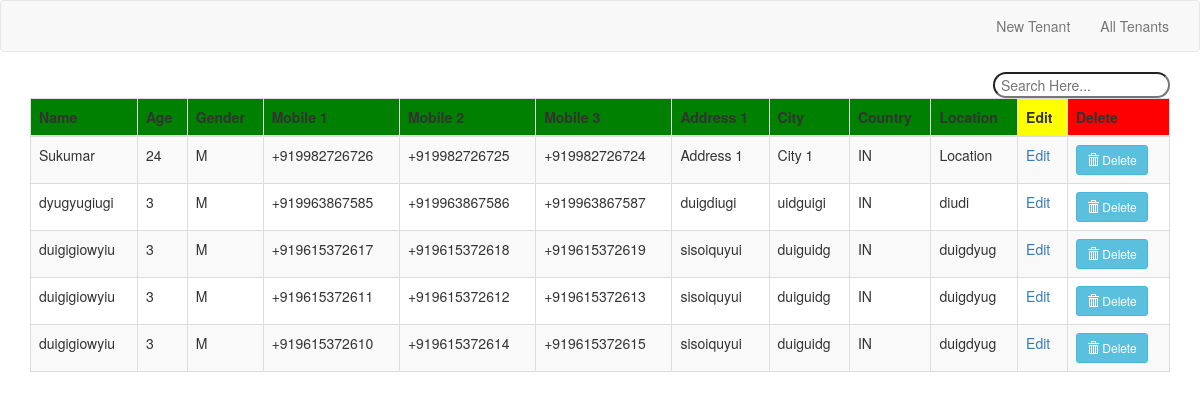
The page /tenant_app/all_tenants on the database as committed earlier.
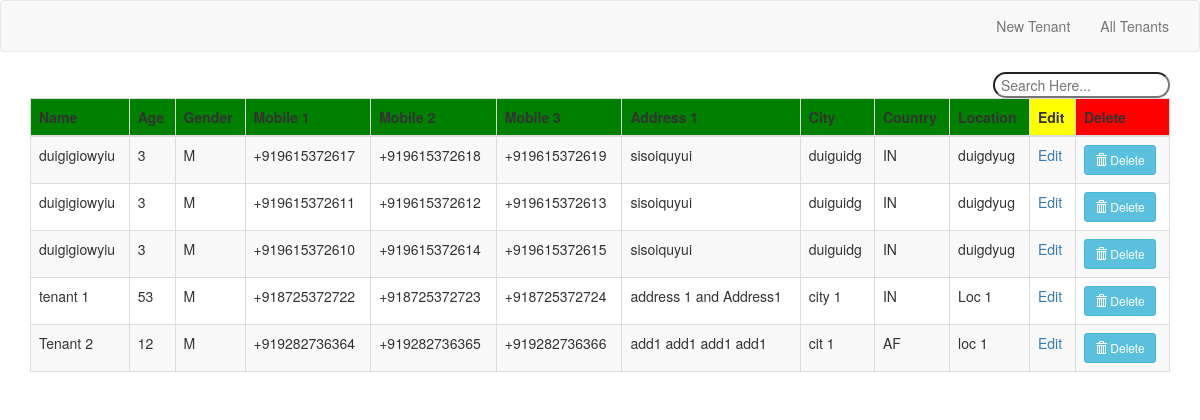
The same page on the database as committed later.
### tenant_app/models.py (models this page shows)
class Tenant(models.Model):
    name = models.CharField(max_length = 30, blank=False)
    age = models.IntegerField(validators=[MinValueValidator(0), MaxValueValidator(150)], blank=False)
    gender = models.CharField(max_length=6, choices=gender_choice, blank=False)
    mobile_1 = PhoneNumberField(null=False, blank=False, unique=True)
    mobile_2 = PhoneNumberField(null=False, blank=False, unique=True)
    mobile_3 = PhoneNumberField(null=False, blank=False, unique=True)
    address_1 = models.CharField(max_length=100, blank=False)
    city = models.CharField(max_length=20, blank=False)
    country = CountryField(blank=False)
    location = models.CharField(max_length=20, blank=False)

### tenant_app/views.py (the view)
# urls.py: re_path('all_tenants', views.all_tenants, name = 'all-tenants'),
def all_tenants(request):
    tenants = Tenant.objects.all()
    page = request.GET.get('page', 1)
    paginator = Paginator(tenants, 100)
    try:
        tenants = paginator.page(page)
    except PageNotAnInteger:
        tenants = paginator.page(1)
    except EmptyPage:
        tenants = paginator.page(paginator.num_pages)
    return render(request, 'tenant_app/tenants_list.html', {'tenants':tenants})

### tenant_app/templates/tenant_app/tenants_list.html (shortened to what this page needs)
{% extends 'tenant_app/base.html' %}
{% block content %}
<div class="container">
    <div class="input-field" align="right">
        <input type="text" style="-webkit-border-radius:20px;-moz-border-radius:20px;border-radius:20px;" id="myInput"
               onkeyup="myFunction()" placeholder=" Search Here... ">
    </div>
    <table class="table table-bordered table-striped" id="myTable">
        <thead>
        <tr bgcolor="green">
            <th>Name</th>
            <th>Age</th>
            <th>Gender</th>
            <th>Mobile 1</th>
            <th>Mobile 2</th>
            <th>Mobile 3</th>
            <th>Address 1</th>
            <th>City</th>
            <th>Country</th>
            <th>Location</th>
            <th bgcolor="yellow">Edit</th>
            <th bgcolor="red">Delete</th>
        </tr>
        </thead>
        <tbody>
        {% for tenant in tenants %}
        <tr>
            <td> {{ tenant.name }}</td>
            <td> {{ tenant.age }}</td>
            <td> {{ tenant.gender }}</td>
            <td> {{ tenant.mobile_1 }}</td>
            <td> {{ tenant.mobile_2 }}</td>
            <td> {{ tenant.mobile_3 }}</td>
            <td> {{ tenant.address_1 }}</td>
            <td> {{ tenant.city }}</td>
            <td> {{ tenant.country }}</td>
            <td> {{ tenant.location }}</td>
            <td><a href="{% url 'edit-tenant' tenant.pk %}">Edit</a></td>
            <td><a href="#" class="btn btn-info btn-sm" onclick="deleteTenant({{tenant.pk}})">
          <span class="glyphicon glyphicon-trash"></span> Delete
        </a></td>
        </tr>
        {% endfor %}
        </tbody>
    </table>
</div>
{% endblock %}

### tenant_app/templates/tenant_app/base.html (shortened to what this page needs)
<!DOCTYPE html>
<html lang="en">
<head>
    <link rel="stylesheet" href="https://maxcdn.bootstrapcdn.com/font-awesome/4.6.1/css/font-awesome.min.css">
    <link href="//maxcdn.bootstrapcdn.com/bootstrap/3.3.0/css/bootstrap.min.css" rel="stylesheet" id="bootstrap-css">
</head>
<body>
<nav class="navbar navbar-default">
    <div class="container-fluid">
        <ul class="nav navbar-nav" style="float:right">
            <li><a href="{% url 'add-tenant' %}">New Tenant</a></li>
            <li><a href="{% url 'all-tenants' %}">All Tenants</a></li>
        </ul>
    </div>
</nav>
{% block content %}{% endblock content %}
</body>
</html>

Rows that differ between the two databases and show on the page:
removed Tenant: name "Sukumar", age "24", gender "M", mobile_1 "+919982726726", mobile_2 "+919982726725", mobile_3 "+919982726724", address_1 "Address 1", city "City 1", country "IN", location "Location"
removed Tenant: name "dyugyugiugi", age "3", gender "M", mobile_1 "+919963867585", mobile_2 "+919963867586", mobile_3 "+919963867587", address_1 "duigdiugi", city "uidguigi", country "IN", location "diudi"
added Tenant: name "tenant 1", age "53", gender "M", mobile_1 "+918725372722", mobile_2 "+918725372723", mobile_3 "+918725372724", address_1 "address 1 and Address1", city "city 1", country "IN", location "Loc 1"
added Tenant: name "Tenant 2", age "12", gender "M", mobile_1 "+919282736364", mobile_2 "+919282736365", mobile_3 "+919282736366", address_1 "add1 add1 add1 add1", city "cit 1", country "AF", location "loc 1"
